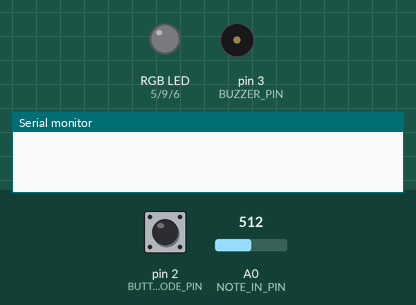
This sketch was run on a simulated Arduino Uno, built with avr-gcc and run on an emulated ATmega328P. Shown: an RGB LED mixed from three pins (HIGH = lit), buzzer (waves = sounding), the last lines printed to the serial monitor. Inputs (shaded band) come from the test bench; at power-on: pin 2 (BUTTON_MODE_PIN) LOW, A0 (NOTE_IN_PIN) = 512. Random numbers use the default seed unless the sketch sets one.

Above: at 1.2 s.
1.3 s: pin 2 (BUTTON_MODE_PIN) pulled HIGH for 1 s
At 3.5 s:
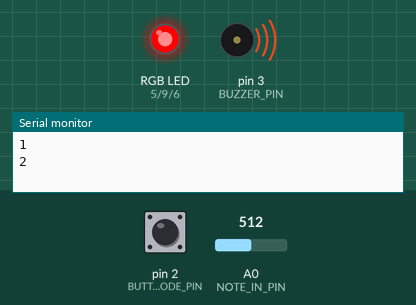
3.8 s: A0 (NOTE_IN_PIN) set to 0
At 4.7 s:
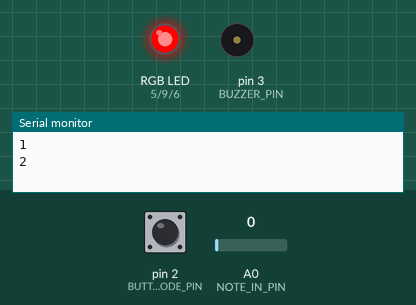
5.3 s: pin 2 (BUTTON_MODE_PIN) pulled HIGH for 0.15 s
At 5.9 s:
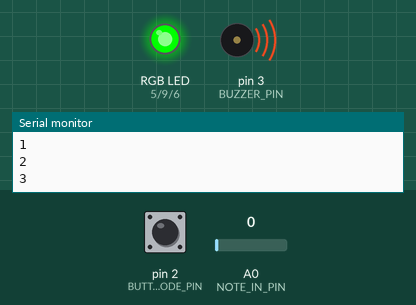
8.3 s: pin 2 (BUTTON_MODE_PIN) pulled HIGH for 3.2 s
At 12.2 s:
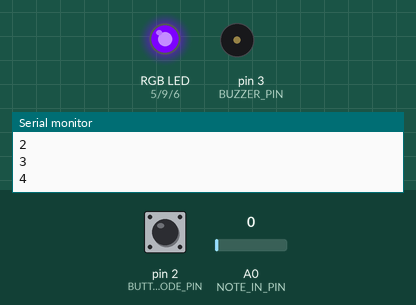
Timing chart, 0 to 13.7 s (numbered marks = the images above; inputs shaded):
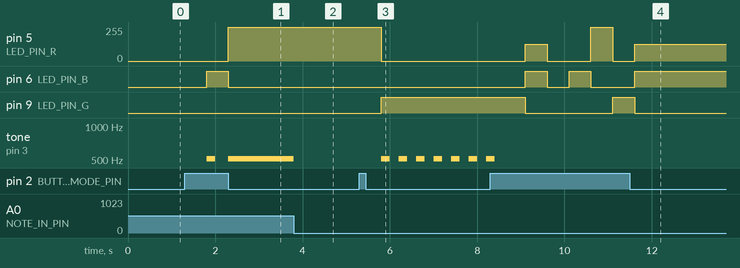

The sketch:

SmithCassie_etudeThree.ino
```cpp
/********************** ETUDE 3 CART 360 2019 *******************************
 * WELCOME!
 * THE PURPOSE OF THIS EXERCISE IS TO DESIGN A VERY SIMPLE KEYBOARD (5 KEYS)
 * WHICH ALLOWS YOU TO PLAY LIVE, RECORD, AND PLAYBACK SINGLE NOTES (NO CHORDS).
 * THERE WILL BE A BUTTON WHICH WHEN PRESSED WILL TAKE THE USER TO THE NEXT MODE:
 * THERE ARE 5 POSSIBLE MODES
 * 0 ==  reset    ==   led off == also resets
 * 1 ==  live     ==   led BLUE
 * 2 ==  record   ==   led RED
 * 3 ==  play     ==   led GREEN
 * 4 ==  loopMODE ==   led PURPLE
 *
 * ADDITIONALLY - WHEN THE USER CHANGES MODE,
 * THE RGB LED WILL CHANGE COLOR (ACCORDING TO THE SPECIFICATIONS)

 * PLEASE FOLLOW THE INSTRUCTIONS IN THE COMMENTS:
 * DO NOT ADD ANY MORE FUNCTION DEFINITIONS
 * ONLY IMPLEMENT THE FUNCTION DEFINITIONS SUPPLIED
 * THERE IS NO NEED TO ADD ANY NEW VARIABLES OR CONSTANTS
 * PROVIDE COMMENTS FOR ANY OF THE CODE IMPLEMENTED
 * GOOD LUCK!
 */
/**** CONSTANTS ********************************************************/

#define BUTTON_MODE_PIN 2 // Button to change the mode

// constants for RGB LED
#define LED_PIN_R 5 // R PIN
#define LED_PIN_G 9 // G PIN
#define LED_PIN_B 6 // B PIN

// constant for note in (button-resistor ladder on breadboard)
# define NOTE_IN_PIN A0

//constant for max number of notes in array
#define MAX_NOTES 16

// a constant for duration
const int duration = 200;

// constant for pin to output for buzzer
#define BUZZER_PIN 3 // PWM

/******** VARIABLES *****************************************************/
// counter for how many notes we have
int countNotes =0;
// array to hold the notes played (for record/play mode)
int notes [MAX_NOTES];
int mode =0; // start at off

/*****NEW VARIABLES *****************************************************/
// control to record note only when a new note is pressed
// (avoid entering a continuous data stream into the array)
bool saveTone = false;
// counter for how many notes have been played back
int notesPlayed = 0;
// control to shuffle array of notes only once when loop() is called
bool shuffled = false;

/*************************************************************************/


/**********************SETUP() DO NOT CHANGE*******************************/
// Declare pin mode for the single digital input
void setup()
{
  pinMode(BUTTON_MODE_PIN, INPUT);
  Serial.begin(9600);
}

/**********************LOOP() DO NOT CHANGE *******************************
 * INSTRUCTIONS:
 * There is NO NEED to change the loop - it establishes the flow of the program
 * We call here 3 functions repeatedly:
 * 1: chooseMode(): this function will determine the mode that your program is in
 * based on if the button (linked to the BUTTON_MODE_PIN) was pressed
 * 2: setRGB(): will set the color of the RGB LED based on the value of the mode variable
 * 3: selectMode(): will determine which function to call based on the value of the mode variable

**************************************************************************/
void loop()
{
  chooseMode();
  setRGB();
  selectMode();
}
/******************CHOOSEMODE(): IMPLEMENT *********************************
 * INSTRUCTIONS:
 * Read the value from the Button (linked to the BUTTON_MODE_PIN) and
 * if is being pressed then change the mode variable.
 * REMEMBER:
 * mode == 0 is reset
 * mode == 1 is live
 * mode == 2 is record
 * mode == 3 is play
 * mode == 4 is loopMode
 * Every time the user presses the button, the program will go to the next mode,
 * once it reaches 4, it should go back to mode == 0.
 * (i.e. if mode ==2 and we press, then mode ==3) ...
**************************************************************************/
void chooseMode(){

  // If button is pressed, cycle through modes
  if(digitalRead(BUTTON_MODE_PIN) == HIGH) {
    // If mode is 4, restart from 0
    if(mode >= 4) {
      mode = 0;
    }
    // Otherwise advance mode by one
    else {
      mode++;
      // Reset counter for playback with each mode change since
      // it is used by both play and loop modes
      notesPlayed = 0;
    }
    // 500ms delay to prevent rapid cycling
    delay(500);
    Serial.println(mode);
  }

}

/******************SETRGB(): IMPLEMENT *********************************
 * INSTRUCTIONS:
 * Depending on the value of the mode variable:
 * if the mode is 0 - RGB LED IS OFF
 * if the mode is 1 - RGB LED IS BLUE
 * if mode is 2 - RGB LED IS RED
 * if mode is 3 - RGB LED IS GREEN
 * if mode is 4 - RGB LED iS PURPLE
 * YOU MUST USE A SWITCH CASE CONSTRUCT (NOT A SERIES OF IF / ELSE STATEMENTS
**************************************************************************/
void setRGB()
{
  switch(mode) {
    case 0:
      //RGB LED is off
      analogWrite(LED_PIN_R, 0);
      analogWrite(LED_PIN_G, 0);
      analogWrite(LED_PIN_B, 0);
      break;
    case 1:
      //RGB LED is blue
      analogWrite(LED_PIN_R, 0);
      analogWrite(LED_PIN_G, 0);
      analogWrite(LED_PIN_B, 255);
      break;
    case 2:
      //RBG LED is red
      analogWrite(LED_PIN_R, 255);
      analogWrite(LED_PIN_G, 0);
      analogWrite(LED_PIN_B, 0);
      break;
    case 3:
      //RGB LED is green
      analogWrite(LED_PIN_R, 0);
      analogWrite(LED_PIN_G, 255);
      analogWrite(LED_PIN_B, 0);
      break;
    case 4:
      //RGB LED is purple
      analogWrite(LED_PIN_R, 125);
      analogWrite(LED_PIN_G, 0);
      analogWrite(LED_PIN_B, 255);
      break;
    default:
      break;
  }
}
/**********************SELECTMODE() DO NOT CHANGE *******************************
 * INSTRUCTIONS:
 * There is NO NEED to change this function - it selects WHICH function should run based on the mode variable
 * There are 4 possibilities
 * 1: reset(): this function will reset any arrays etc, and will do nothing else
 * 2: live(): this function will play the corresponding notes
 * to the user pressing the respective buttons.
 * NOTE:: the notes played are NOT stored
 * 3: record(): this function will play the corresponding notes
 * to the user pressing the respective buttons
 * AND will STORE up to 16 consecutive notes in an array.
 * 4: play(): this function will playback any notes stored in the array that were recorded
 * in the previous mode
 * 5: loopMode(): this function will playback any notes stored in the array that were recorded,
 * BUT unlike the previous mode, you can choose in which sequence the notes are played.
 * REQUIRED: only play notes from the array (no live stuff)

******************************************************************************/
void selectMode()
{
  if(mode ==0) {
    reset();
  }
  else if(mode ==1) {
    live();
  }
  else if(mode ==2) {
    record();
  }
  else if(mode ==3) {
    play();
  }
   else if(mode ==4) {
    loopMode();
  }
}
/******************RESET(): IMPLEMENT **************************************
 * INSTRUCTIONS:
 * this function should ensure that any notes recorded are no longer available
**************************************************************************/
void reset()
{
  // Clear the array once and if there are no
  // notes to clear, don't run the loop again
  if (countNotes > 0) {
    // Clear the array
    for (int i = 0; i < MAX_NOTES-1; i++) {
      notes[i] = 0;
    }
    // Reset note count to 0
    countNotes = 0;
    saveTone = false;
    shuffled = false;
  }
}
/******************LIVE(): IMPLEMENT **************************************
 * INSTRUCTIONS:
 * this function will play the corresponding notes
 * to the user pressing the respective buttons
 * NOTE:: the notes played are NOT stored
 * SO: you need read in the input from the analog input (linked to the button-resistor ladder combo)
 * THEN - output the note to the buzzer using the tone() function
**************************************************************************/
void live()
{
  // Serial.println("live");
  tone(BUZZER_PIN, analogRead(NOTE_IN_PIN), duration);
  // Serial.println(analogRead(NOTE_IN_PIN));
}
/******************RECORD(): IMPLEMENT **********************************
 * INSTRUCTIONS:
 * this function will play the corresponding notes
 * to the user pressing the respective buttons
 * AND will STORE up to 16 consecutive notes in an array.
 * SO:you need read in the input from the analog input (linked to the button-resistor ladder combo)
 * AND - output the note to the buzzer using the tone() function
 * THEN store that note in the array  - BE CAREFUL - you can only allow for up to MAX_NOTES to be stored
**************************************************************************/
void record()
{
  // Play each note
  tone(BUZZER_PIN, analogRead(NOTE_IN_PIN), duration);

  // If the array hasn't been filled, record note
  if(countNotes < MAX_NOTES-1) {
    // Check if a note is being played and add it to the array once
    if(analogRead(NOTE_IN_PIN) > 0 && saveTone == false) {
      notes[countNotes] = analogRead(NOTE_IN_PIN);
      saveTone = true;
    }
    // Once the note is over,
    else if (analogRead(NOTE_IN_PIN) == 0 && saveTone == true) {
      saveTone = false;
      // Serial.println(notes[countNotes]);
      countNotes++;
    }

  }

}
/******************PLAY(): IMPLEMENT ************************************
 * INSTRUCTIONS:
 * this function will playback any notes stored in the array that were recorded
 * in the previous mode
 * SO: you need to go through the array of values (be careful - the user may not have put in MAX_NOTES)
 * READ each value IN ORDER
 * AND output each note to the buzzer using the tone() function
 * ALSO: as long as we are in this mode, the notes are played over and over again
 * BE CAREFUL: make sure you allow for the user to get to another mode from the mode button...
**************************************************************************/
void play()
{
  // Using an if/else statement makes it easier to switch modes than a for loop,
  // but I needed to add another global variable to count through the array

  // Check each index in the array for a note
  if (notesPlayed < MAX_NOTES-1) {
    // If a note is found, play it back
    if(notes[notesPlayed] > 0) {
      tone(BUZZER_PIN, notes[notesPlayed], duration);
      // Short delay so notes don't overlap
      delay(duration * 2);
    }
    // Continue moving through array
     notesPlayed++;
  }
  // If counter reaches the end of the array
  // reset to loop back through array from beginning
  else if (notesPlayed >= MAX_NOTES-1) {
    notesPlayed = 0;
  }
}
/******************LOOPMODE(): IMPLEMENT *********************************
 * INSTRUCTIONS:
 * this function will playback any notes stored in the array that were recorded
 * in the previous mode
 * SO: you need to go through the array of values (be careful - the user may not have put in MAX_NOTES)
 * READ values IN ANY ORDERING (You MUST use the array - but you can determine your own sequence)
 * AND output each note to the buzzer using the tone() function
 * ALSO: as long as we are in this mode, the notes are played over and over again
 * BE CAREFUL: make sure you allow for the user to get to another mode from the mode button...
**************************************************************************/
void loopMode()
{
  // Shuffle array of notes once when function is first called
  // to generate a random sequence
  if (shuffled == false) {
    for (int i = 0; i < MAX_NOTES-1; i++) {
      int r = random(MAX_NOTES);
      int temp = notes[r];
      notes[r] = notes[i];
      notes[i] = temp;
    }

    // Update control so loop isn't called again
    shuffled = true;
  }

  // Check each index in the shuffled array for a note
  if (notesPlayed < MAX_NOTES-1) {
    // If a note is found, play it back
    if(notes[notesPlayed] > 0) {
      tone(BUZZER_PIN, notes[notesPlayed], duration);
      // Short delay so notes don't overlap
      delay(duration * 2);
    }
    // Continue advancing through array
     notesPlayed++;
  }
  // If counter reaches the end of the array
  // reset to loop back through array from beginning
  else if (notesPlayed >= MAX_NOTES-1) {
    notesPlayed = 0;
  }

}

/**********************ANALYSIS *******************************
  RESISTOR LADDER:
    Higher resistance reduces the current, producing a lower sound frequency.
    On the other hand, lower resistance results in more current and a higher sound frequency
    (explained further below).

    As each button is pressed, it opens the circuit at that point allowing current to flow
    through the resistor ladder to the analog input (A0 pin) of the Arduino.

    Since the resistors are in series, their total resistance is additive.

    Pressing a button that opens the circuit at the top of the resistor ladder
    causes current to flow through all of the resistors in the ladder, resulting
    in a higher total resistance and therefore a lower sound frequency.

    Each subsequent button opens the circuit at a different point, skipping another resistor
    in the ladder. Therefore as you move down the row of buttons the total resistance decreases
    and the frequency of the sound ouput increases.

  MODE SELECTOR:
    The mode button is connected to digital pin 2 of the Arduino. When it's at rest the
    connection between the legs is broken, breaking the circuit. Calling digitalRead()
    on the pin returns a value of LOW (off / 0V). When the button is pressed, a connection
    is made, closing the circuit and allowing current to flow. Calling digitalRead() on the
    pin while th button is pressed will return a value of HIGH (on / 5V).

    Whether the button pin reads HIGH or LOW is used as a control to switch modes and send a
    signal to the respective cathode leads of the common anode RGB LED.  Each lead controls a
    different colour and receives a PWM signal, controled by a value between 0 and 255.

    PWM (Pulse Width Modulation) is a way to control an analog device through digital means.
    The signal sends voltage rapidly varying between high and low to the LED. The duty cycle
    (or percentage of time spent high vs low, on vs off) controls the brightness of the LED,
    which is actually flickering on and off with the changes in voltage. However, due to the
    high frequency of the signal, this flickering is imperceptible and it merely appears to be
    dimmer or brighter.

    Between the range of 0 to 255, lower numbers result in more time spent off
    (resulting in a dimmer appearance) and higher numbers mean more time spent on
    (giving a brighter appearance).

    Since each colour within the LED is controled by a separate pin, we can send voltage to the
    appropriate colours or combination of colours.

  VOLTAGE AND SOUND OUTPUT:
    When the buttons are pressed, current moves through the resistor ladder to the
    analog input (A0 pin) of the Arduino. The received voltage is read and converted into
    a discrete number between 0 and 1023 (analog to digital conversion). Each increment is equivalent
    to around 4.9mV, so lower voltage results in a lower number, higher voltage in a higher number.

    Those numbers are passed through the tone() function as a square wave with the specified
    frequency. For example, if the voltage input to the A0 pin is read as 600, the tone() function
    will generate a digital square wave of 600 hz. This then needs to be output to the
    piezo buzzer (an analog device). A square wave translates into alternating high and low voltage.
    A waveform with a freqency of 600hz has 600 cycles per second (it goes high and low, 600
    times per second). The material inside the piezo buzzer grows and shrinks in response to
    these changes in voltage. This creates a pressure wave which is perceived as sound.

    It's important to note that the tone() function in Arduino is different than standard PWM.
    With PWM, you can modulate the duty cycle (the amount of time spent at high vs low
    voltage), but the waveform maintains a consistent frequency, resulting in a consistent tone.

    The tone() function automatically uses a 50% duty cycle (equal time spent high and low),
    but we are able to modulate the frequency of the signal, resulting in different tones.


**************************************************************************/
```

Measured:
- after the input at 1.3 s, pin 5 (LED_PIN_R): 0/255 → 255/255 after 1.0 s; pin 6 (LED_PIN_B): LOW → HIGH after 0.50 s, → LOW 0.50 s later; tone on pin 3 (BUZZER_PIN): silent → 512 Hz after 0.50 s, → silent 0.20 s later, → 512 Hz 0.30 s later
- after the input at 3.8 s, tone on pin 3 (BUZZER_PIN): 512 Hz → silent at once
- after the input at 5.3 s, pin 5 (LED_PIN_R): 255/255 → 0/255 after 0.50 s; pin 9 (LED_PIN_G): LOW → HIGH after 0.50 s; tone on pin 3 (BUZZER_PIN): alternates 512 Hz for 0.20 s and silent for 0.20 s, starting after 0.50 s
- after the input at 8.3 s, pin 5 (LED_PIN_R): 0/255 → 125/255 after 0.80 s, → 0/255 0.50 s later, → 255/255 1.0 s later, → 0/255 0.50 s later, … (5 changes in this stretch); pin 6 (LED_PIN_B): goes HIGH 0.50 s, LOW 0.50 s, HIGH 0.50 s, LOW 1.0 s, then HIGH, starting after 0.80 s
